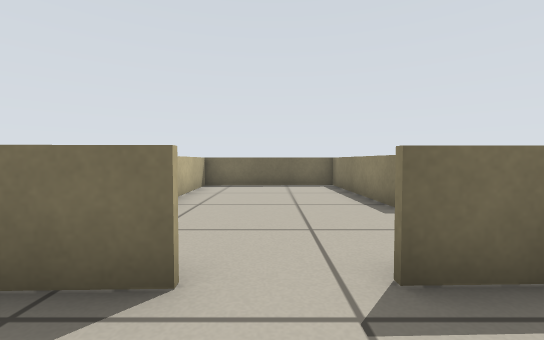
[1] (above)

24 first-person views from a walk through a world built for the Player/Stage simulator. The camera is 0.45 m above the floor, tilts 2° down and sees 90° across. The lines on the ground mark 1 m squares. The floor is counted in squares, 0.5 m on a side. Each view is taken from the middle of a square. On the plan, view 1 faces up. The plan holds only what a view shows up to about 11 squares ahead; the rest is blank. Robots are left out.

[2]
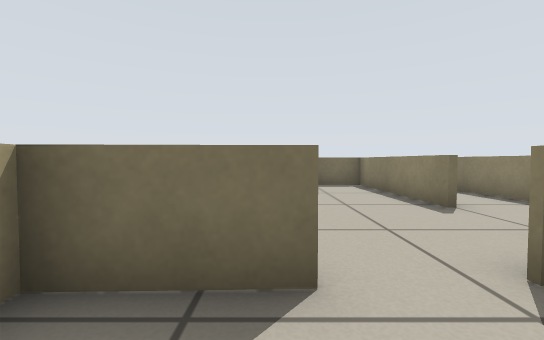

[3]
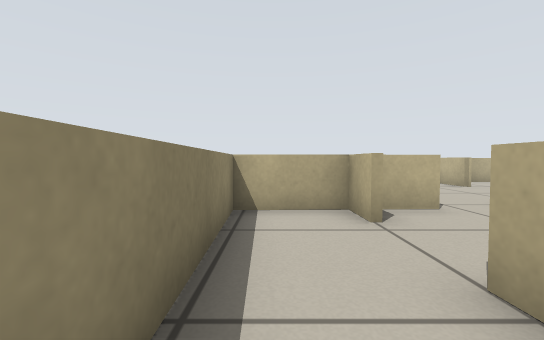

[4]
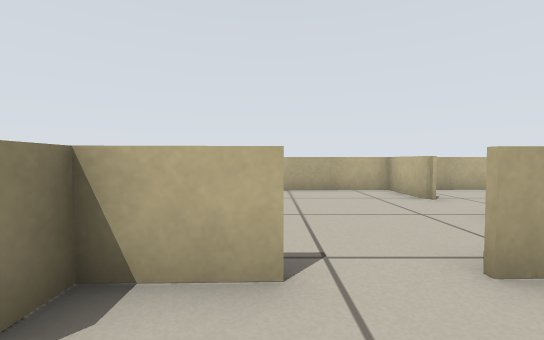

[5]
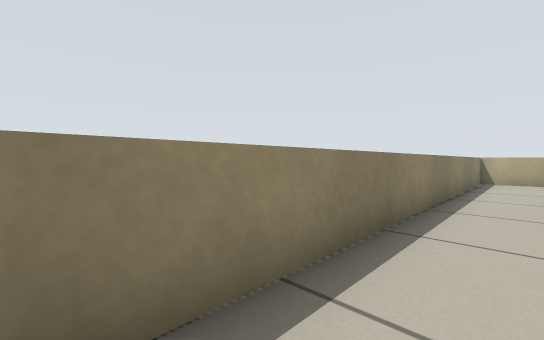

[6]
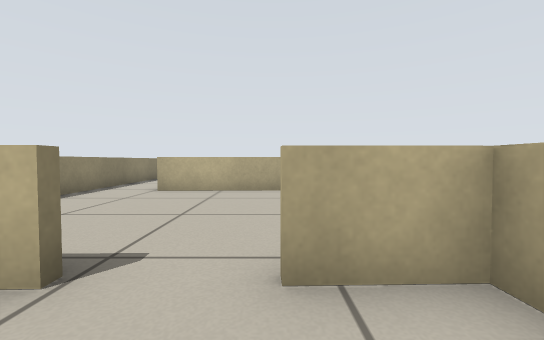

[7]
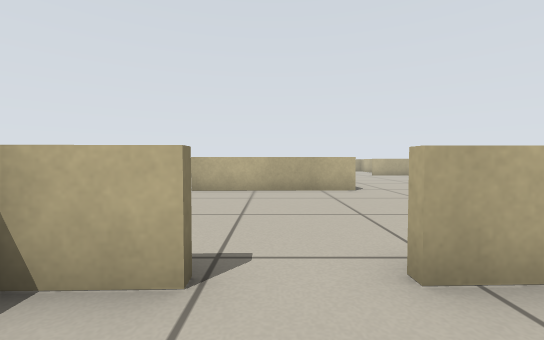

[8]
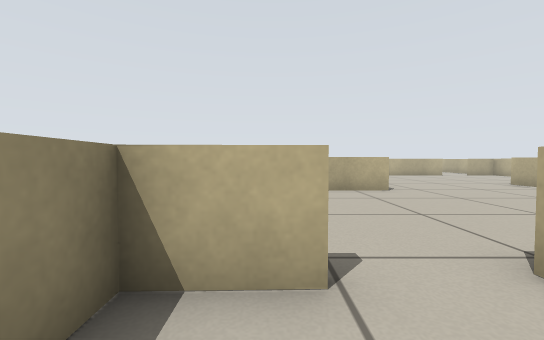

[9]
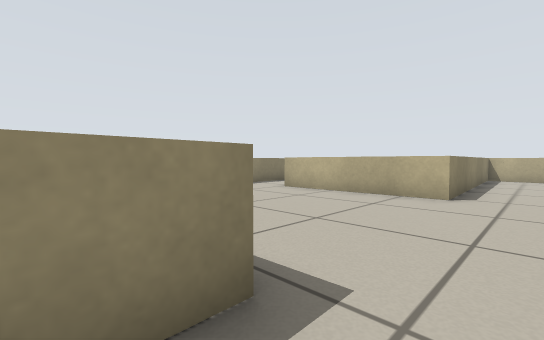

[10]
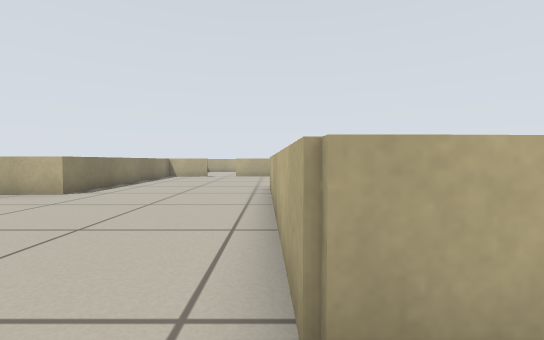

[11]
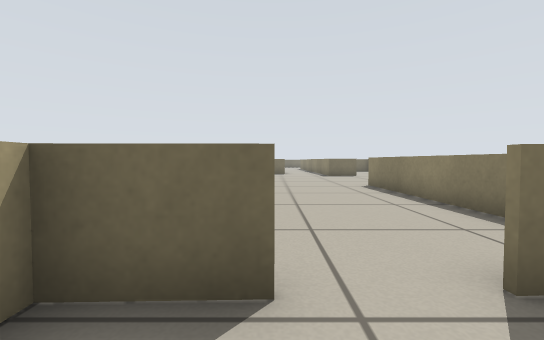

[12]
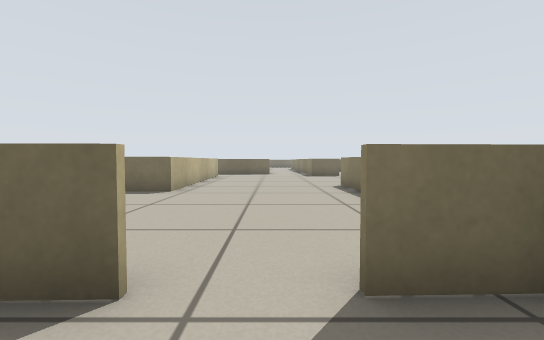

[13]
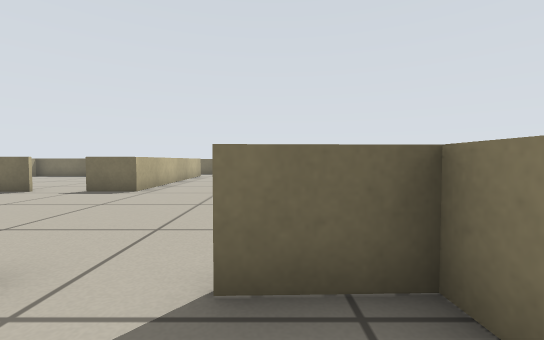

[14]
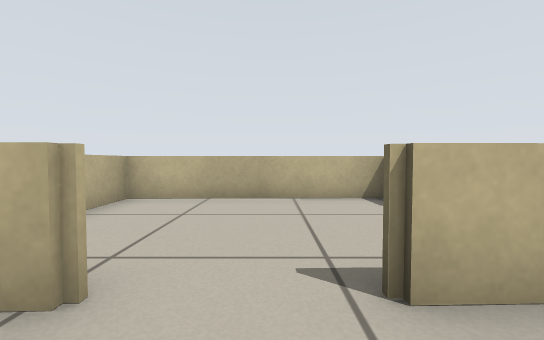

[15]
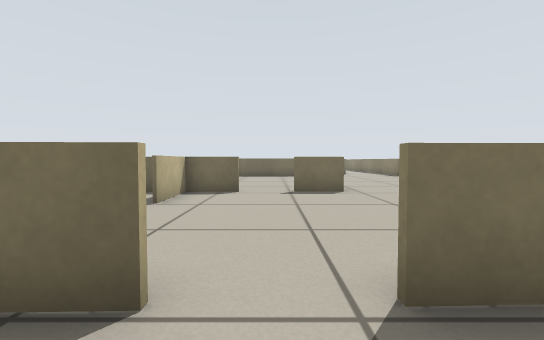

[16]
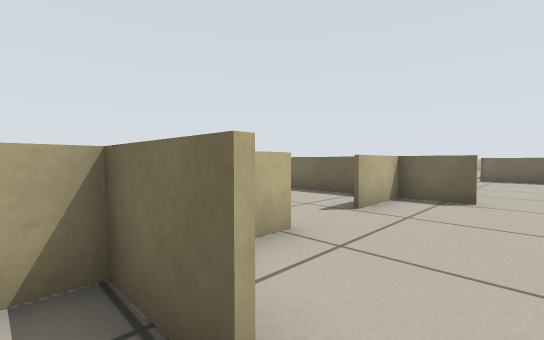

[17]
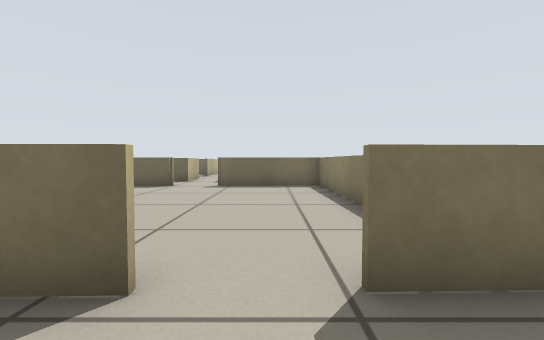

[18]
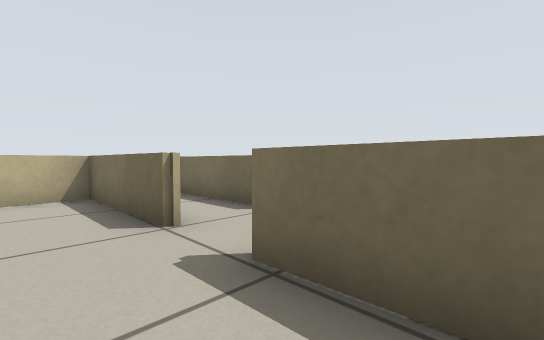

[19]
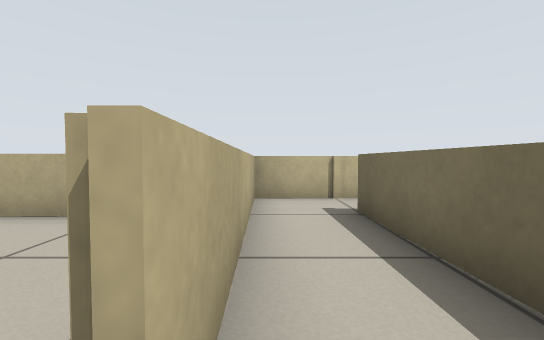

[20]
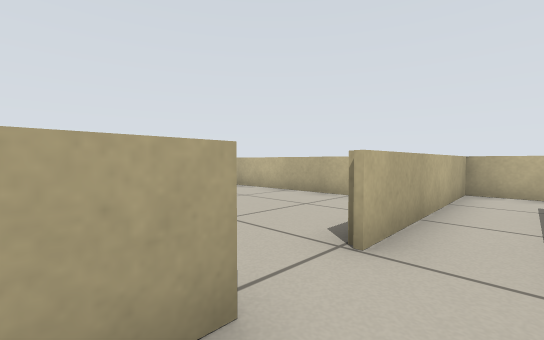

[21]
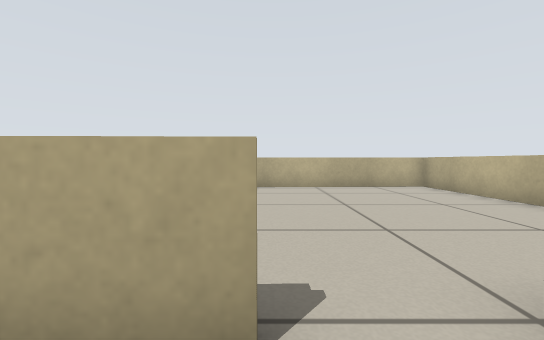

[22]
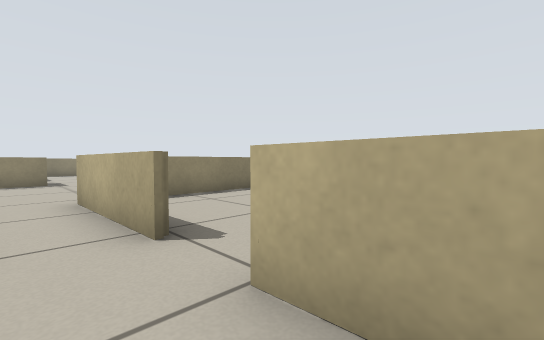

[23]
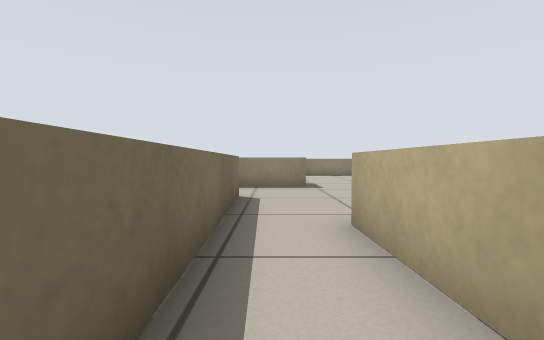

[24]
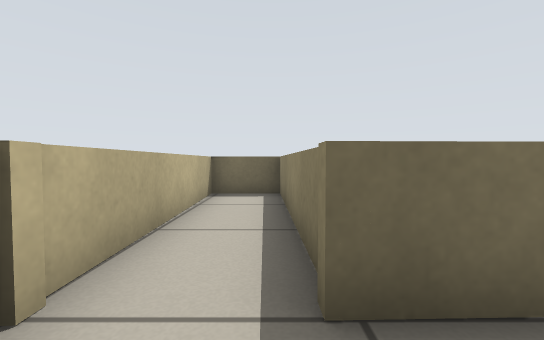

### Floor plan
Ten units are one square. View 1 is at (0, 0); x grows to the right and y downward. Boxes are objects, and circles mark ways between rooms. Rooms are numbered by the first view taken in them; rooms with no view inside come last. Other rooms are left out.
<svg viewBox="-201 -239 253 288">
<path fill="none" stroke="#000" d="M-26 21 -25 44M-6 -19 -30 -18M21 -19 8 -19M-27 -19 -26 3M-29 43 7 42M-27 -157 -27 -181M-26 -165 -26 -160M-23 -31 -25 -99 25 -100M25 -56 25 -51M-81 -159 -79 -79 -94 -78M-53 -178 -75 -178M-41 -19 -34 -19M-109 -78 -125 -77 -124 -56M8 -20 47 -21 43 -151M26 -31 26 -20M-124 -37 -123 -10M23 -51 22 -99 -24 -98 -23 -66M-11 -20 -6 -20M5 -161 20 -162 20 -171M-26 -160 -10 -161M-141 -176 -176 -175 -178 -234 -196 -233 -194 -156 -135 -157M-120 -158 -81 -159M-75 -178 -114 -177M-59 -17 -75 -17 -73 44 -29 43M-28 -11 -29 -19M-30 -18 -44 -18M-107 -16 -123 -15M-83 -17 -92 -16M-134 -155 -174 -154 -172 -77 -115 -79M-82 -111 -83 -157 -119 -156"/>
<circle cx="0" cy="-20" r="3" fill="#2a7"/>
<circle cx="-30" cy="15" r="3" fill="#2a7"/>
<circle cx="20" cy="-45" r="3" fill="#2a7"/>
<circle cx="-5" cy="-160" r="3" fill="#2a7"/>
<circle cx="-80" cy="-170" r="3" fill="#2a7"/>
<circle cx="-50" cy="-20" r="3" fill="#2a7"/>
<circle cx="-100" cy="-20" r="3" fill="#2a7"/>
<circle cx="-100" cy="-80" r="3" fill="#2a7"/>
<circle cx="-125" cy="-160" r="3" fill="#2a7"/>
<text x="0" y="10">1</text>
<text x="-30" y="-100">2</text>
<text x="0" y="-60">3</text>
<text x="-10" y="-190">4</text>
<text x="-150" y="-170">5</text>
<text x="-50" y="10">6</text>
<text x="-100" y="10">7</text>
<text x="-130" y="-120">8</text>
</svg>
Room 1 opens to room 3. Room 1 opens to room 6. Room 2 opens to room 3. Room 2 opens to room 4. Room 2 opens to room 5. Room 2 opens to room 6. Room 2 opens to room 7. Room 2 opens to room 8. Room 5 opens to room 8.

Where each view was taken, in squares from view 1:
view 1: 0 up, 0 right, facing up
view 2: 0 up, 1 left, facing up
view 3: 7 up, 4 right, facing down
view 4: 4 up, 1 right, facing down
view 5: 15 up, 3 right, facing down-right
view 6: 18 up, 1 left, facing down
view 7: 18 up, 0 right, facing down
view 8: 18 up, 1 right, facing down
view 9: 17 up, 4 left, facing down-right
view 10: 17 up, 8 left, facing down
view 11: 0 up, 6 left, facing up
view 12: 0 up, 5 left, facing up
view 13: 0 up, 4 left, facing up
view 14: 1 down, 1 left, facing left
view 15: 0 up, 10 left, facing up
view 16: 1 up, 10 left, facing up-left
view 17: 6 up, 10 left, facing up
view 18: 14 up, 10 left, facing up-left
view 19: 16 up, 13 left, facing left
view 20: 17 up, 11 left, facing down-left
view 21: 17 up, 12 left, facing down
view 22: 17 up, 15 left, facing down-right
view 23: 17 up, 12 left, facing right
view 24: 16 up, 18 left, facing up
